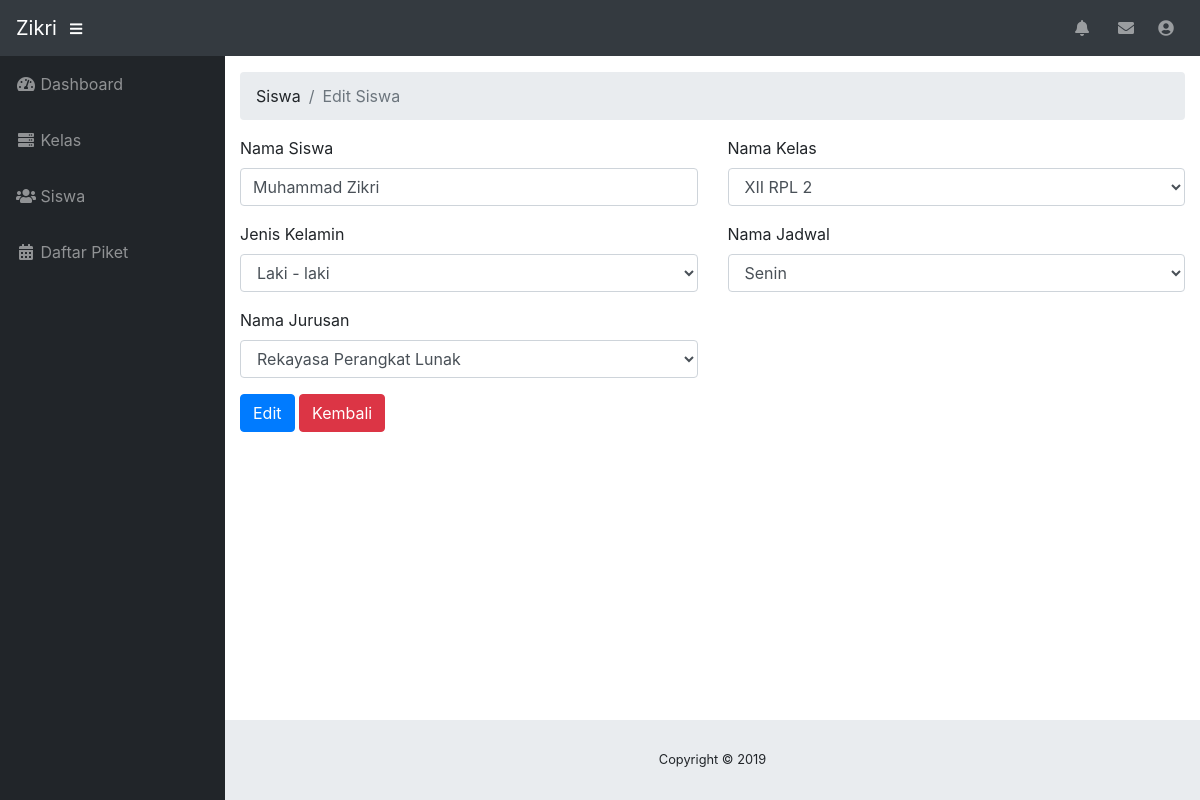
Page /petugas/index.php?p=siswa_edit&id_siswa=ST0001 (signed in) on the committed database.
### tables this page shows
CREATE TABLE `siswa` (
  `id_siswa` varchar(6) NOT NULL,
  `nama_siswa` varchar(50) NOT NULL,
  `jenis_kelamin` enum('laki-laki','perempuan') NOT NULL,
  `nama_jurusan` varchar(50) NOT NULL,
  `id_kelas` int(11) NOT NULL,
  `nama_jadwal` varchar(50) NOT NULL
);

CREATE TABLE `kelas` (
  `id_kelas` int(11) NOT NULL,
  `nama_kelas` varchar(50) NOT NULL,
  `kelas` enum('X','XI','XII') NOT NULL
);

### petugas/siswa_edit.php (the view, shortened to what this page needs)
<ol class="breadcrumb">
	<li class="breadcrumb-item">Siswa</li>
	<li class="breadcrumb-item active">Edit Siswa</li>
</ol>
<?php
	$id_siswa = $_GET['id_siswa'];
	if (empty($id_siswa)) {
		echo "<script>location='index.php?p=siswa'</script>";
	}else{
		$line = mysqli_query($koneksi, "SELECT * FROM siswa WHERE id_siswa='$id_siswa' ");
		$cek = mysqli_num_rows($line);
		if ($cek > 0) {
			$data = mysqli_fetch_array($line);
		}else{
			echo "<script>location='index.php?p=siswa'</script>";
		}
	}
 ?>
 <form action="" method="POST">
 	<div class="row">
 		<div class="col-md-6">
 			<div class="form-group">
 				<label for="nama_siswa">Nama Siswa</label>
 				<input type="text" name="nama_siswa" id="nama_siswa" class="form-control" required="" value="<?php echo $data['nama_siswa'] ?>">
 			</div>
 			<div class="form-group">
 				<label for="jenis_kelamin">Jenis Kelamin</label>
 				<select name="jenis_kelamin" id="jenis_kelamin" required="" class="form-control">
 					<option value="laki-laki" <?php if($data['jenis_kelamin'] == "laki-laki"){ echo "selected";} ?>>Laki - laki</option>
 				</select>
 			</div>
 			<div class="form-group">
 				<label for="nama_jurusan">Nama Jurusan</label>
 				<select name="nama_jurusan" id="nama_jurusan" required="" class="form-control">
					<option value="Rekayasa Perangkat Lunak" <?php if($data['nama_jurusan'] == "Rekayasa Perangkat Lunak"){ echo "selected";} ?>>Rekayasa Perangkat Lunak</option>
 				</select>
 			</div>
 		</div>
 		<div class="col-md-6">
 			<div class="form-group">
 				<label for="nama_kelas">Nama Kelas</label>
 				<select name="nama_kelas" id="nama_kelas" required="" class="form-control">
 					<?php
 						$kelas = mysqli_query($koneksi, "SELECT * FROM kelas");
 						while ($data_kelas = mysqli_fetch_array($kelas)) {
 							?>
 							<option value="<?php echo $data_kelas['id_kelas'] ?>" <?php if($data['id_kelas'] == $data_kelas['id_kelas']){ echo "selected";} ?>><?php echo $data_kelas['nama_kelas'] ?></option>
 							<?php
 						}
 					 ?>
 				</select>
 			</div>
 			<div class="form-group">
 				<label for="nama_jadwal">Nama Jadwal</label>
 				<select name="nama_jadwal" id="nama_jadwal" class="form-control" required="">
 					<option value="Monday" <?php if($data['nama_jadwal'] == "Monday"){ echo "selected";} ?>>Senin</option>
 				</select>
 			</div>
 		</div>
 		<div class="col-md-6">
 			<button name="edit" class="btn btn-primary">Edit</button>
 			<a href="index.php?p=siswa" title="Kembali" class="btn btn-danger">Kembali</a>
 		</div>
 	</div>
 </form>

### rows in the picture
siswa: nama_siswa "Muhammad Zikri", jenis_kelamin "Laki - laki", nama_jurusan "Rekayasa Perangkat Lunak", nama_kelas "XII RPL 2", nama_jadwal "Senin"

### other values in the picture
$_SESSION['data']['nama_petugas'] "Zikri"
